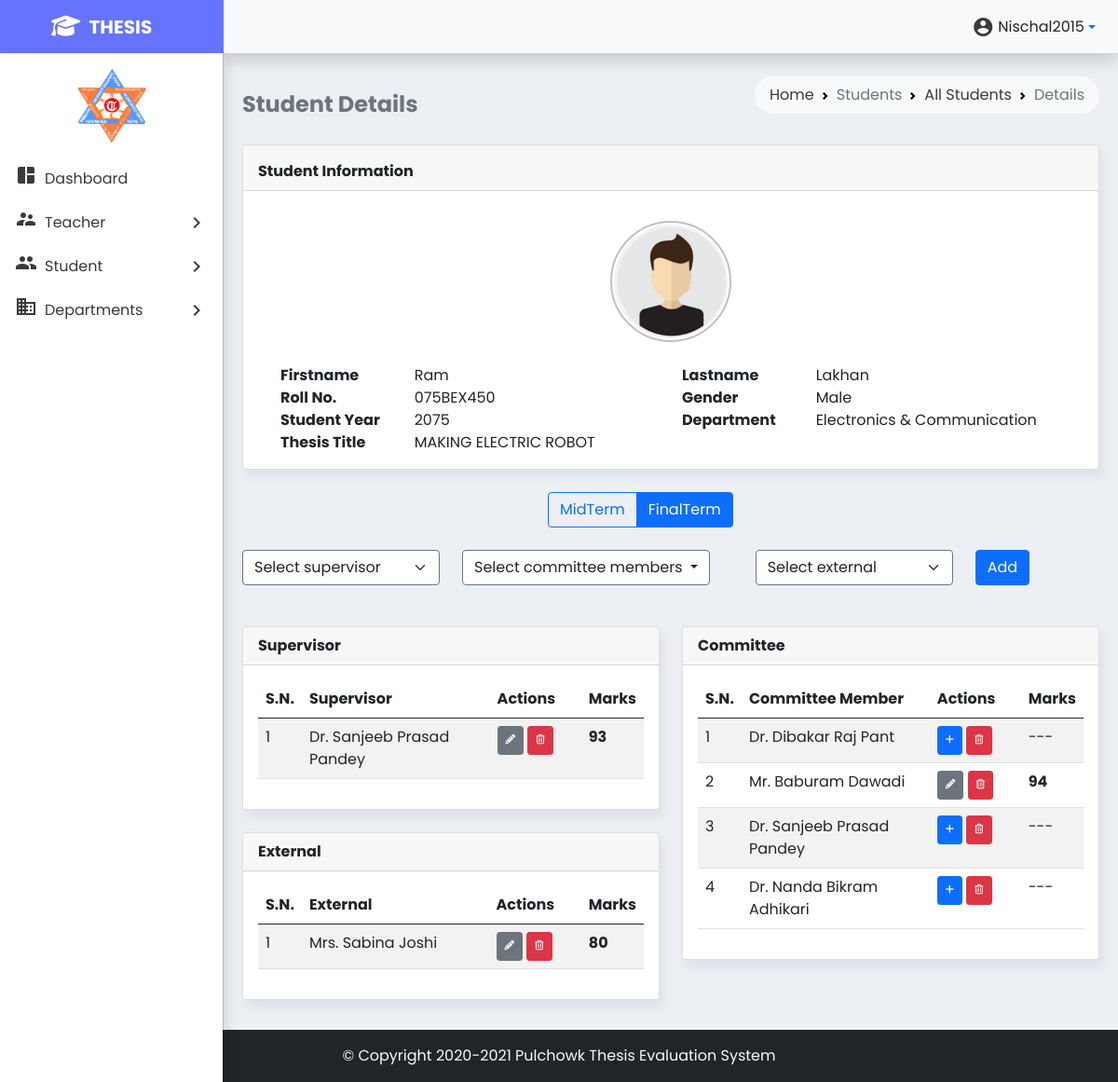
The app's page /finalstudentdetails.php?id=46 (signed in) with its own data.
### tables this page shows
CREATE TABLE `students` (
  `student_id` int(10) NOT NULL,
  `student_fname` text NOT NULL,
  `student_lname` text NOT NULL,
  `student_roll` varchar(12) NOT NULL,
  `student_gender` text NOT NULL,
  `student_regdate` date NOT NULL,
  `student_year` int(4) NOT NULL,
  `student_dep` varchar(30) NOT NULL,
  `student_thesis` varchar(255) NOT NULL
);

CREATE TABLE `final_supervisor_assigned` (
  `assigned_id` int(10) NOT NULL,
  `assigned_s_id` int(10) NOT NULL,
  `assigned_teacher_id` int(10) NOT NULL
);

CREATE TABLE `teacher` (
  `teacher_id` int(10) NOT NULL,
  `teacher_fname` varchar(20) NOT NULL,
  `teacher_mname` varchar(15) DEFAULT NULL,
  `teacher_lname` varchar(20) NOT NULL,
  `teacher_post` varchar(5) NOT NULL
);

CREATE TABLE `final_supervisor` (
  `final_sup_marksid` int(10) NOT NULL,
  `st_te_assigned_id` int(10) NOT NULL,
  `par1` int(10) NOT NULL,
  `par2` int(10) NOT NULL,
  `par3` int(10) NOT NULL,
  `par4` int(10) NOT NULL,
  `par5` int(10) NOT NULL,
  `total` int(10) NOT NULL
);

CREATE TABLE `final_external_assigned` (
  `assigned_id` int(10) NOT NULL,
  `assigned_s_id` int(10) NOT NULL,
  `assigned_ext_id` int(10) NOT NULL
);

CREATE TABLE `ext_teacher` (
  `external_id` int(10) NOT NULL,
  `external_fname` varchar(20) NOT NULL,
  `external_mname` varchar(20) NOT NULL,
  `external_lname` varchar(20) NOT NULL,
  `external_post` varchar(5) NOT NULL
);

CREATE TABLE `final_external` (
  `final_com_marksid` int(10) NOT NULL,
  `st_te_assigned_id` int(10) NOT NULL,
  `par1` int(10) NOT NULL,
  `par2` int(10) NOT NULL,
  `par3` int(10) NOT NULL,
  `par4` int(10) NOT NULL,
  `par5` int(10) NOT NULL,
  `par6` int(10) NOT NULL,
  `par7` int(10) NOT NULL,
  `par8` int(10) NOT NULL,
  `total` int(10) NOT NULL
);

CREATE TABLE `final_committee_assigned` (
  `assigned_id` int(10) NOT NULL,
  `assigned_s_id` int(10) NOT NULL,
  `assigned_teacher_id` int(10) NOT NULL
);

CREATE TABLE `final_committee` (
  `final_com_marksid` int(10) NOT NULL,
  `st_te_assigned_id` int(10) NOT NULL,
  `par1` int(10) NOT NULL,
  `par2` int(10) NOT NULL,
  `par3` int(10) NOT NULL,
  `par4` int(10) NOT NULL,
  `par5` int(10) NOT NULL,
  `par6` int(10) NOT NULL,
  `par7` int(10) NOT NULL,
  `par8` int(10) NOT NULL,
  `total` int(10) NOT NULL
);

### finalstudentdetails.php (the view, shortened to what the rows shown need)
<!doctype html>
<html lang="en">
<head>
    <link href="https://cdn.jsdelivr.net/npm/bootstrap@5.0.2/dist/css/bootstrap.min.css" rel="stylesheet"
>
    <link rel="stylesheet" href="styles/style.css">
</head>
<body>
        <?php include 'partials/_dbconnect.php'; ?>
    <main class="p-2 mt-1" style="min-height: 800px">
        <div class="container-fluid">
            <div class="row">
                <div class="col-md-12">
                    <?php include 'partials/_studentinfo.php'; ?>
                </div>
            </div>
            <div class="row">
                <div class="col-md-6">
                    <div class="card mb-4 mt-1">
                        <div class="card-body">
                            <div class="table-responsive">
                                <table id="student-marks" class="table table-striped table-hover" style="width:100%">
                                    <colgroup>
                                    </colgroup>
                                    <thead>
                                        <tr>
                                            <th>S.N.</th>
                                            <th>Supervisor</th>
                                            <th>Actions</th>
                                            <th>Marks</th>
                                        </tr>
                                    </thead>
                                    <tbody>
                                        <?php
                                            $student_id = $_GET['id'];
                                            $sql = "SELECT ta.assigned_id, t.teacher_id, t.teacher_post, t.teacher_fname, t.teacher_mname, t.teacher_lname
                                            FROM teacher t
                                            INNER JOIN final_supervisor_assigned ta
                                            ON t.teacher_id = ta.assigned_teacher_id
                                            WHERE ta.assigned_s_id = '$student_id'";
                                            $result = mysqli_query($conn, $sql);
                                            $sno = 1;
                                            while($row = mysqli_fetch_assoc($result)) {
                                                $assigned_id = $row['assigned_id'];
                                                $sql4 = "SELECT `total` FROM `final_supervisor` WHERE `st_te_assigned_id`='$assigned_id'";
                                                $result4=mysqli_query($conn, $sql4);
                                                $row4=mysqli_fetch_assoc($result4);
                                                echo'
                                                <tr>
                                                    <td>'.$sno.'</td>
                                                    <td>'. $row['teacher_post'].' ' . $row['teacher_fname'] . ' ' . $row['teacher_mname']. ' '.$row['teacher_lname'] . '</td>
                                                    <td>';
                                                    if (mysqli_num_rows($result4) > 0) {
                                                        echo '
                                                        <button type="button" id=se'.$assigned_id.' class="btn btn-secondary btn-sm supaddEd" data-bs-toggle="modal" data-bs-target="#supervisor_marking"><i class="fa fa-pencil fa-xs"></i></button>
                                                        <button type="button" id=sd'.$assigned_id.' class="delete btn btn-danger btn-sm"><i class="fa fa-trash-o fa-xs"></i></button>
                                                    </td>
                                                    <td><strong>'.$row4['total'].'</strong></td>';
                                                    }
                                                echo '</tr>
                                                ';
                                                $sno += 1;
                                            }
                                        ?>
                                    </tbody>
                                </table>
                            </div>
                        </div>
                    </div>
                    <div class="card mb-4 mt-1">
                        <div class="card-body">
                            <div class="table-responsive">
                                <table id="student-marks" class="table table-striped table-hover" style="width:100%">
                                    <colgroup>
                                    </colgroup>
                                    <thead>
                                        <tr>
                                            <th>S.N.</th>
                                            <th>External</th>
                                            <th>Actions</th>
                                            <th>Marks</th>
                                        </tr>
                                    </thead>
                                    <tbody>
                                        <?php
                                            $student_id = $_GET['id'];
                                            $sql = "SELECT ta.assigned_id, t.external_id, t.external_post, t.external_fname, t.external_mname, t.external_lname
                                            FROM ext_teacher t
                                            INNER JOIN final_external_assigned ta
                                            ON t.external_id = ta.assigned_ext_id
                                            WHERE ta.assigned_s_id = '$student_id'";
                                            $result = mysqli_query($conn, $sql);
                                            $sno = 1;
                                            while($row = mysqli_fetch_assoc($result)) {
                                                $assigned_id = $row['assigned_id'];
                                                $sql2 = "SELECT `total` FROM `final_external` WHERE `st_te_assigned_id`='$assigned_id'";
                                                $result2=mysqli_query($conn, $sql2);
                                                $row2=mysqli_fetch_assoc($result2);
                                                echo'
                                                <tr>
                                                    <td>'.$sno.'</td>
                                                    <td>'. $row['external_post'].' ' . $row['external_fname'] . ' ' . $row['external_mname']. ' '.$row['external_lname'] . '</td>
                                                    <td>';
                                                    if (mysqli_num_rows($result2) > 0) {
                                                        echo '
                                                        <button type="button" id=ee'.$assigned_id.' class="btn btn-secondary btn-sm addEd" data-bs-toggle="modal" data-bs-target="#committee_marking"><i class="fa fa-pencil fa-xs"></i></button>
                                                        <button type="button" id=ed'.$assigned_id.' class="delete btn btn-danger btn-sm"><i class="fa fa-trash-o fa-xs"></i></button>
                                                        </td>
                                                        <td><strong>'.$row2['total'].'</strong></td>';
                                                    }
                                                echo '</tr>
                                                ';
                                                $sno += 1;
                                            }
                                        ?>
                                    </tbody>
                                </table>
                            </div>
                        </div>
                    </div>
                </div>
                <div class="col-md-6">
                    <div class="card mb-4 mt-1">
                        <div class="card-body">
                            <div class="table-responsive">
                                <table id="student-marks" class="table table-striped table-hover" style="width:100%">
                                    <colgroup>
                                    </colgroup>
                                    <thead>
                                        <tr>
                                            <th>S.N.</th>
                                            <th>Committee Member</th>
                                            <th>Actions</th>
                                            <th>Marks</th>
                                        </tr>
                                    </thead>
                                    <tbody>
                                        <?php
                                            $student_id = $_GET['id'];
                                            $sql = "SELECT ta.assigned_id, t.teacher_id, t.teacher_post, t.teacher_fname, t.teacher_mname, t.teacher_lname
                                            FROM teacher t
                                            INNER JOIN final_committee_assigned ta
                                            ON t.teacher_id = ta.assigned_teacher_id
                                            WHERE ta.assigned_s_id = '$student_id'";
                                            $result = mysqli_query($conn, $sql);
                                            $sno = 1;
                                            while($row = mysqli_fetch_assoc($result)) {
                                                $assigned_id = $row['assigned_id'];
                                                $sql1 = "SELECT `total` FROM `final_committee` WHERE `st_te_assigned_id`='$assigned_id'";
                                                $result1=mysqli_query($conn, $sql1);
                                                $row1=mysqli_fetch_assoc($result1);
                                                echo'
                                                <tr>
                                                    <td>'.$sno.'</td>
                                                    <td>'. $row['teacher_post'].' ' . $row['teacher_fname'] . ' ' . $row['teacher_mname']. ' ' .$row['teacher_lname'] . '</td>
                                                    <td>';
                                                    if (mysqli_num_rows($result1) > 0) {
                                                        echo '
                                                        <button type="button" id=ce'.$assigned_id.' class="btn btn-secondary btn-sm addEd" data-bs-toggle="modal" data-bs-target="#committee_marking"><i class="fa fa-pencil fa-xs"></i></button>
                                                        <button type="button" id=cd'.$assigned_id.' class="delete btn btn-danger btn-sm"><i class="fa fa-trash-o fa-xs"></i></button>
                                                    </td>
                                                    <td><strong>'.$row1['total'].'</strong></td>';
                                                    }
                                                    else {
                                                        echo '<button type="button" id=ca'.$assigned_id.' class="btn btn-primary btn-sm addEd" data-bs-toggle="modal" data-bs-target="#committee_marking"><i class="fa fa-plus fa-xs"></i></button>
                                                        <button type="button" id=cd'.$assigned_id.' class="delete btn btn-danger btn-sm"><i class="fa fa-trash-o fa-xs"></i></button>
                                                    </td>
                                                    <td>---</td>';
                                                    }
                                                echo '</tr>
                                                ';
                                                $sno += 1;
                                            }
                                        ?>
                                    </tbody>
                                </table>
                            </div>
                        </div>
                    </div>
                </div>
            </div>
        </div>
    </main>
</body>
</html>

### partials/_studentinfo.php (shortened to what the rows shown need)
<?php
if (isset($_GET['id'])) {
    $id = $_GET['id'];
    $sql = "SELECT * FROM `students` WHERE `student_id` = $id";
    $result = mysqli_query($conn, $sql);
}
else{
    exit();
}
?>
<div class="card mb-4 mt-1">
    <div class="card-body">
            <?php
            $row = mysqli_fetch_assoc($result);
            ?>
        <div class="container mt-4">
            <div class="row">
                <?php
                echo '
                <div class="col-md-2">
                    <div><strong>Firstname</strong></div>
                    <div><strong>Roll No.</strong></div>
                    <div><strong>Student Year</strong></div>
                </div>
                <div class="col-md-4">
                    <div>'.$row['student_fname'].'</div>
                    <div>'.$row['student_roll'].'</div>
                    <div>'.$row['student_year'].'</div>
                </div>
                <div class="col-md-2">
                    <div><strong>Lastname</strong></div>
                    <div><strong>Gender</strong></div>
                    <div><strong>Department</strong></div>
                </div>
                <div class="col-md-4">
                    <div>'.$row['student_lname'].'</div>
                    <div>'.$row['student_gender'].'</div>
                    <div>'.$row['student_dep'].'</div>
                </div>
                <div class="col-md-2">
                    <div><strong>Thesis Title</strong></div>
                </div>
                <div class="col-md-6">
                    <div>'. strtoupper($row['student_thesis']) .'</div>
                </div>';
                ?>
            </div>
        </div>
    </div>
</div>

### records on screen
students: student_fname "Ram", student_roll "075BEX450", student_year "2075", student_lname "Lakhan", student_gender "Male", student_dep "Electronics & Communi­cation", student_thesis "MAKING ELECTRIC ROBOT"
final_supervisor_assigned: assigned_teacher.teacher_post "Dr.", assigned_teacher.teacher_fname "Sanjeeb", assigned_teacher.teacher_mname "Prasad", assigned_teacher.teacher_lname "Pandey", final_supervisor.total "93"
final_external_assigned: assigned_ext.external_post "Mrs.", assigned_ext.external_fname "Sabina", assigned_ext.external_lname "Joshi", final_external.total "80"
final_committee_assigned: assigned_teacher.teacher_post "Dr.", assigned_teacher.teacher_fname "Dibakar", assigned_teacher.teacher_mname "Raj", assigned_teacher.teacher_lname "Pant"
final_committee_assigned: assigned_teacher.teacher_post "Mr.", assigned_teacher.teacher_fname "Baburam", assigned_teacher.teacher_lname "Dawadi", final_committee.total "94"
final_committee_assigned: assigned_teacher.teacher_post "Dr.", assigned_teacher.teacher_fname "Sanjeeb", assigned_teacher.teacher_mname "Prasad", assigned_teacher.teacher_lname "Pandey"
final_committee_assigned: assigned_teacher.teacher_post "Dr.", assigned_teacher.teacher_fname "Nanda", assigned_teacher.teacher_mname "Bikram", assigned_teacher.teacher_lname "Adhikari"

### other values on screen
$_SESSION['username'] "Nischal2015"
